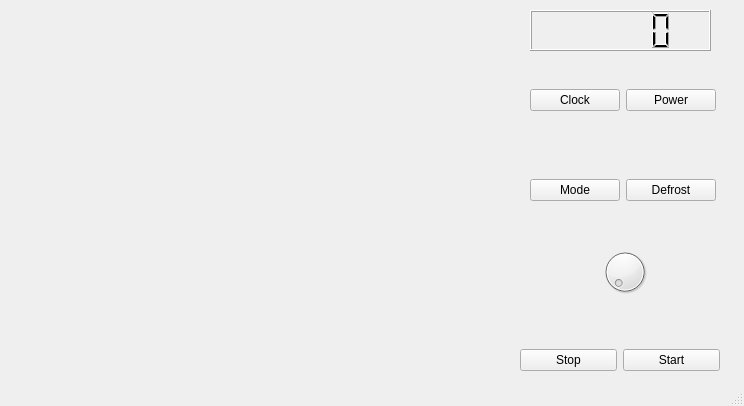
<?xml version="1.0" encoding="UTF-8"?>
<ui version="4.0">
 <class>MainWindow</class>
 <widget class="QMainWindow" name="MainWindow">
  <property name="geometry">
   <rect>
    <x>0</x>
    <y>0</y>
    <width>744</width>
    <height>406</height>
   </rect>
  </property>
  <property name="windowTitle">
   <string>MainWindow</string>
  </property>
  <widget class="QWidget" name="centralwidget">
   <widget class="QWidget" name="horizontalLayoutWidget">
    <property name="geometry">
     <rect>
      <x>530</x>
      <y>60</y>
      <width>186</width>
      <height>80</height>
     </rect>
    </property>
    <layout class="QHBoxLayout" name="horizontalLayout">
     <item>
      <widget class="QPushButton" name="clockButton">
       <property name="text">
        <string>Clock</string>
       </property>
      </widget>
     </item>
     <item>
      <widget class="QPushButton" name="powerButton">
       <property name="text">
        <string>Power</string>
       </property>
      </widget>
     </item>
    </layout>
   </widget>
   <widget class="QWidget" name="horizontalLayoutWidget_2">
    <property name="geometry">
     <rect>
      <x>530</x>
      <y>150</y>
      <width>186</width>
      <height>80</height>
     </rect>
    </property>
    <layout class="QHBoxLayout" name="horizontalLayout_2">
     <item>
      <widget class="QPushButton" name="modeButton">
       <property name="text">
        <string>Mode</string>
       </property>
      </widget>
     </item>
     <item>
      <widget class="QPushButton" name="defrostButton">
       <property name="text">
        <string>Defrost</string>
       </property>
      </widget>
     </item>
    </layout>
   </widget>
   <widget class="QDial" name="dial">
    <property name="geometry">
     <rect>
      <x>600</x>
      <y>240</y>
      <width>50</width>
      <height>64</height>
     </rect>
    </property>
   </widget>
   <widget class="QWidget" name="horizontalLayoutWidget_3">
    <property name="geometry">
     <rect>
      <x>520</x>
      <y>320</y>
      <width>200</width>
      <height>80</height>
     </rect>
    </property>
    <layout class="QHBoxLayout" name="horizontalLayout_3">
     <item>
      <widget class="QPushButton" name="stopButton">
       <property name="text">
        <string>Stop</string>
       </property>
      </widget>
     </item>
     <item>
      <widget class="QPushButton" name="startButton">
       <property name="text">
        <string>Start</string>
       </property>
      </widget>
     </item>
    </layout>
   </widget>
   <widget class="QLCDNumber" name="clockDisplay">
    <property name="geometry">
     <rect>
      <x>530</x>
      <y>10</y>
      <width>181</width>
      <height>41</height>
     </rect>
    </property>
   </widget>
   <widget class="QLabel" name="cookIndicator">
    <property name="geometry">
     <rect>
      <x>0</x>
      <y>0</y>
      <width>511</width>
      <height>401</height>
     </rect>
    </property>
    <property name="text">
     <string/>
    </property>
   </widget>
  </widget>
  <widget class="QMenuBar" name="menubar">
   <property name="geometry">
    <rect>
     <x>0</x>
     <y>0</y>
     <width>744</width>
     <height>22</height>
    </rect>
   </property>
  </widget>
  <widget class="QStatusBar" name="statusbar"/>
 </widget>
 <resources/>
 <connections/>
</ui>
